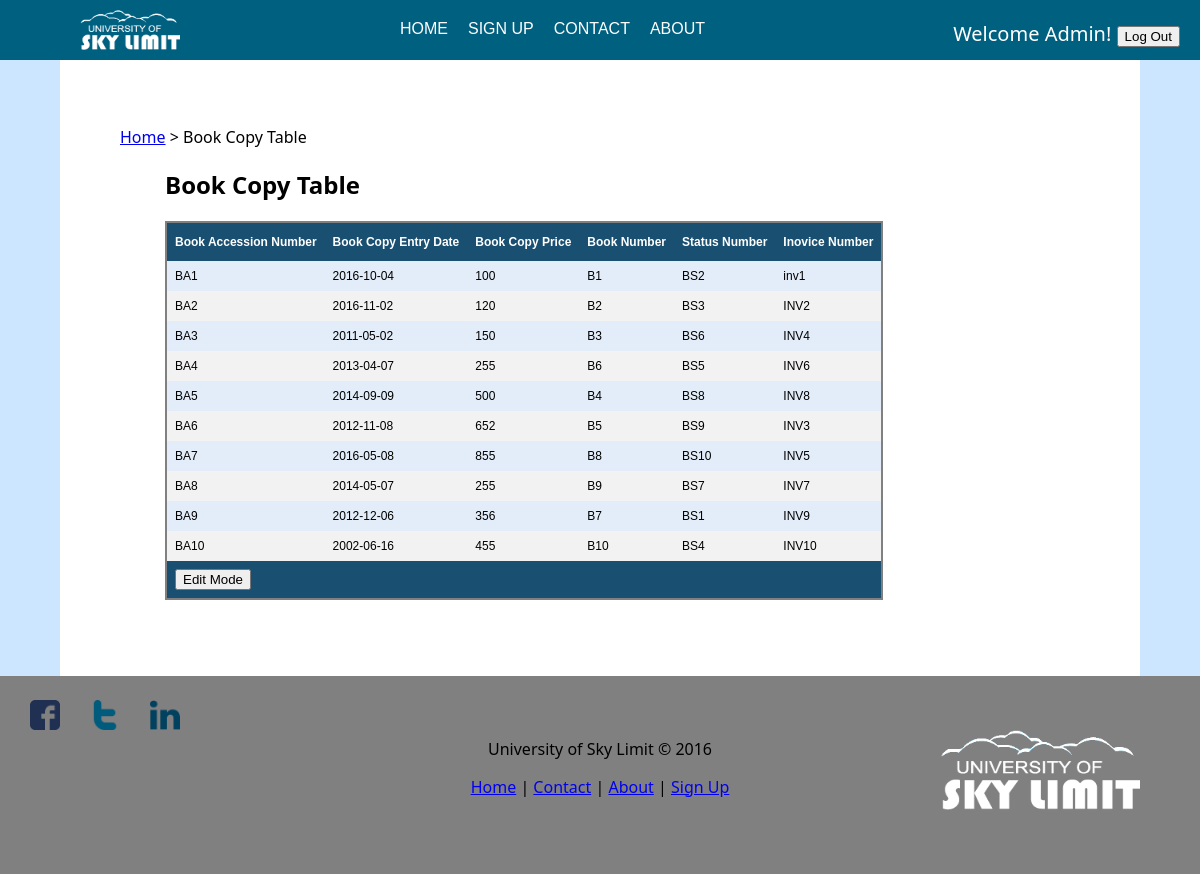
Page /Simple_Library_Management_System/library/bkcopy.php (signed in) on the committed database.
### tables this page shows
CREATE TABLE `bookcopy` (
  `Bk_AccessionNum` varchar(10) NOT NULL,
  `BkCpy_EntryDate` date NOT NULL,
  `Bk_Cpy_Price` varchar(10) NOT NULL,
  `Bk_Num` varchar(10) NOT NULL,
  `Status_ID` varchar(10) NOT NULL,
  `Inv_Num` varchar(10) NOT NULL
);

### Simple_Library_Management_System/library/bkcopy.php (the view, shortened to what this page needs)
<?php include 'includes/header.php';
	include 'includes/dbcon.php';
	$qry = "SELECT * FROM bookcopy";
	$result = $db_conn->query($qry);
?>
<head>
</head>
<body>
<div id="main">
<div id="main-content">
	<p><a href="home.php">Home</a> > Book Copy Table</p>
	<h2 id="padding">Book Copy Table</h2>
	<form id="form" name="frmUser" method="post">
	<table id="table" style="margin-left: 5%">
	<tr>
		<th>Book Accession Number</th>
		<th>Book Copy Entry Date</th>
		<th>Book Copy Price</th>
		<th>Book Number</th>
		<th>Status Number</th>
		<th>Inovice Number</th>
	</tr>
	<?php
		$i=0;
		while($row = mysqli_fetch_array($result)) {
		if($i%2==0)
			$classname="evenRow";
		else
			$classname="oddRow";
		?>
		<tr class="<?php if(isset($classname)) echo $classname;?>">
			<td><?php echo $row['Bk_AccessionNum']; ?></td>
			<td><?php echo $row['BkCpy_EntryDate']; ?></td>
			<td><?php echo $row['Bk_Cpy_Price']; ?></td>
			<td><?php echo $row['Bk_Num']; ?></td>
			<td><?php echo $row['Status_ID']; ?></td>
			<td><?php echo $row['Inv_Num']; ?></td>
		</tr>
	<?php
		$i++;
	}
	$account = $_SESSION['account'];
	if($account == "admin") { ?>
		<tr class="lastrow">
				<td colspan="10">
					<button onClick="edit();" />Edit Mode</button>
				</td>
		</tr>
	<?php
	}
	?>
	</table>
	</form>
	<br/>
	<br/>
	<br/>
	<br/><br/>
</div>
</div>
<?php include "includes/footer.php"; ?>

### Simple_Library_Management_System/library/style.css (style rules this page uses)
body { background: #cce6ff; margin: 0; font-family: "Segoe UI",Optima,Helvetica,Arial,sans-serif; }
#main { float: center; width:100%; }
#main-content { padding: 50px 10% 50px 5%; margin: 0 5% 0 5%; text-align: left; width: auto; background: white; min-height: 300px; margin-bottom: -7%; }
#padding { margin-left: 5%; }
#table { font-family: "Trebuchet MS", Arial, Helvetica, sans-serif; border-collapse: collapse; border: 2px solid grey; }
#table td, #table th { padding: 8px; font-size:12px; }
#table th { padding-top: 12px; padding-bottom: 12px; text-align: left; background-color: #194f71; color: white; }
.evenRow { background-color: #E2EDF9; font-size:12px; }
.oddRow { background-color: #f2f2f2; font-size:12px; }
.lastrow { background-color: #194f71; font-size:12px; color: white; font-weight:bold; }

### rows in the picture
bookcopy: Bk_AccessionNum "BA1", BkCpy_EntryDate "2016-10-04", Bk_Cpy_Price "100", Bk_Num "B1", Status_ID "BS2", Inv_Num "inv1"
bookcopy: Bk_AccessionNum "BA2", BkCpy_EntryDate "2016-11-02", Bk_Cpy_Price "120", Bk_Num "B2", Status_ID "BS3", Inv_Num "INV2"
bookcopy: Bk_AccessionNum "BA3", BkCpy_EntryDate "2011-05-02", Bk_Cpy_Price "150", Bk_Num "B3", Status_ID "BS6", Inv_Num "INV4"
bookcopy: Bk_AccessionNum "BA4", BkCpy_EntryDate "2013-04-07", Bk_Cpy_Price "255", Bk_Num "B6", Status_ID "BS5", Inv_Num "INV6"
bookcopy: Bk_AccessionNum "BA5", BkCpy_EntryDate "2014-09-09", Bk_Cpy_Price "500", Bk_Num "B4", Status_ID "BS8", Inv_Num "INV8"
bookcopy: Bk_AccessionNum "BA6", BkCpy_EntryDate "2012-11-08", Bk_Cpy_Price "652", Bk_Num "B5", Status_ID "BS9", Inv_Num "INV3"
bookcopy: Bk_AccessionNum "BA7", BkCpy_EntryDate "2016-05-08", Bk_Cpy_Price "855", Bk_Num "B8", Status_ID "BS10", Inv_Num "INV5"
bookcopy: Bk_AccessionNum "BA8", BkCpy_EntryDate "2014-05-07", Bk_Cpy_Price "255", Bk_Num "B9", Status_ID "BS7", Inv_Num "INV7"
bookcopy: Bk_AccessionNum "BA9", BkCpy_EntryDate "2012-12-06", Bk_Cpy_Price "356", Bk_Num "B7", Status_ID "BS1", Inv_Num "INV9"
bookcopy: Bk_AccessionNum "BA10", BkCpy_EntryDate "2002-06-16", Bk_Cpy_Price "455", Bk_Num "B10", Status_ID "BS4", Inv_Num "INV10"

### other values in the picture
$_SESSION['firstname'] "Admin"
